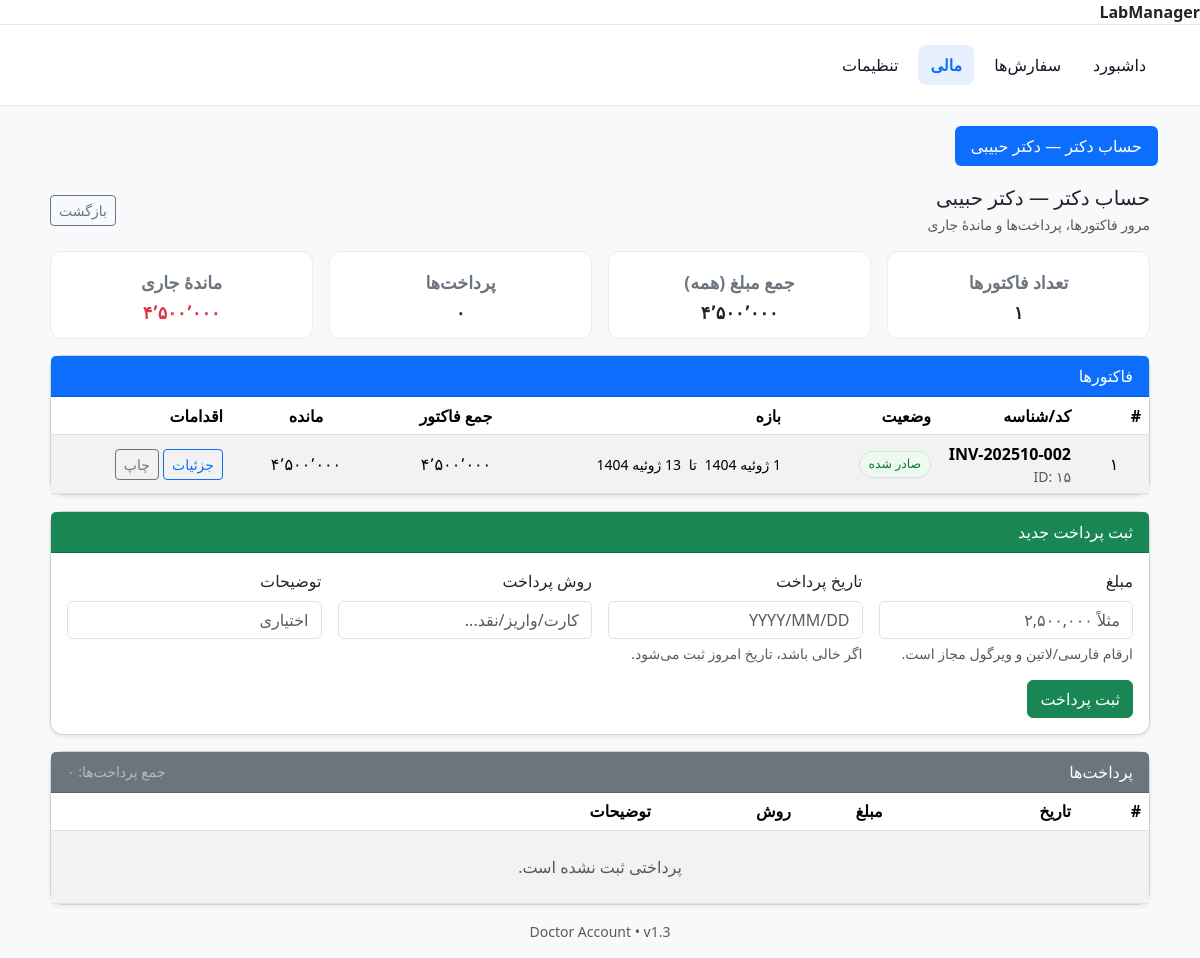
The app's page /billing/doctor/5/account/ (signed in) with its own data.
### core/models.py (models this page shows, shortened)
class Doctor(models.Model):
    name   = models.CharField(max_length=120, unique=True, verbose_name="نام دکتر/مطب")
    clinic = models.CharField(max_length=150, blank=True, verbose_name="کلینیک/آدرس کوتاه")
    phone  = models.CharField(max_length=50, blank=True, verbose_name="تلفن")
    code   = models.CharField(max_length=30, blank=True, verbose_name="کد داخلی/ارجاع")
    created_at = models.DateTimeField(auto_now_add=True)
    updated_at = models.DateTimeField(auto_now=True)
    class Meta:
        verbose_name = "دکتر"
        verbose_name_plural = "دکترها"
        ordering = ["name"]

### billing/models.py (models this page shows, shortened)
class Invoice(models.Model):
    class Status(models.TextChoices):
        DRAFT   = 'draft',   'Draft'
        ISSUED  = 'issued',  'Issued'
        PARTIAL = 'partial', 'Partial Paid'
        PAID    = 'paid',    'Paid'
    doctor = models.ForeignKey('core.Doctor', on_delete=models.PROTECT,
                               related_name='invoices', null=True, blank=True)
    code         = models.CharField(max_length=32, unique=True, blank=True)
    period_from  = models.DateField(null=True, blank=True)
    period_to    = models.DateField(null=True, blank=True)
    subtotal          = models.DecimalField(max_digits=14, decimal_places=2, default=Decimal('0.00'))
    previous_balance  = models.DecimalField(max_digits=14, decimal_places=2, default=Decimal('0.00'))
    payments_applied  = models.DecimalField(max_digits=14, decimal_places=2, default=Decimal('0.00'))
    grand_total       = models.DecimalField(max_digits=14, decimal_places=2, default=Decimal('0.00'))
    amount_due        = models.DecimalField(max_digits=14, decimal_places=2, default=Decimal('0.00'))
    status    = models.CharField(max_length=12, choices=Status.choices, default=Status.DRAFT)
    issued_at = models.DateTimeField(null=True, blank=True)
    notes     = models.TextField(blank=True)
    created_at = models.DateTimeField(auto_now_add=True)
    updated_at = models.DateTimeField(auto_now=True)
    class Meta:
        indexes = [
            models.Index(fields=['doctor']),
            models.Index(fields=['status']),
            models.Index(fields=['issued_at']),
        ]
        ordering = ['-issued_at', '-created_at']
    def recompute_totals(self):
        subtotal = self.lines.annotate(
            line_calc=ExpressionWrapper(
                F('unit_count') * F('unit_price'),
                output_field=DecimalField(max_digits=14, decimal_places=2)
            )
        ).aggregate(s=Coalesce(Sum('line_calc'), Decimal('0')))['s']
        grand_total = self.lines.aggregate(
            s=Coalesce(Sum('line_total'), Decimal('0'))
        )['s']
        self.subtotal = subtotal
        self.grand_total = grand_total
        self.amount_due = grand_total
        self.save(update_fields=['subtotal', 'grand_total', 'amount_due'])

### billing/views.py (the view)
# urls.py: path("doctor/<int:doctor_id>/account/", DoctorAccountView.as_view(), name="doctor_account"),  # مسیر اصلی
@method_decorator(login_required, name='dispatch')
class DoctorAccountView(View):
    def get(self, request: HttpRequest, doctor_id: int) -> HttpResponse:
        from core.models import Doctor
        from billing.models import Invoice
        try:
            from billing.models import DoctorPayment
        except Exception:
            DoctorPayment = None  # اگر مدل هنوز ساخته نشده
        doctor = get_object_or_404(Doctor, pk=doctor_id)
        invoices_qs = (
            Invoice.objects
            .filter(doctor=doctor)
            .prefetch_related('lines')
            .order_by('-issued_at', '-id')
        )
        invoices = list(invoices_qs)
        total_amount_all = Decimal('0')
        issued_val = getattr(Invoice.Status, 'ISSUED', 'issued')
        total_amount_issued = Decimal('0')
        amount_due_issued = Decimal('0')
        for inv in invoices:
            try:
                inv.recompute_totals()
            except Exception:
                pass
            d = _compute_display_totals(inv)
            inv.total_amount = d['total_amount']
            inv.amount_due   = d['amount_due']
            total_amount_all += d['total_amount']
            if inv.status == issued_val:
                total_amount_issued += d['total_amount']
                amount_due_issued   += d['amount_due']
        payments = []
        total_paid = Decimal('0')
        if DoctorPayment:
            payments = list(
                DoctorPayment.objects.filter(doctor=doctor).order_by('-date', '-id')
            )
            total_paid = DoctorPayment.objects.filter(doctor=doctor).aggregate(
                s=Coalesce(Sum('amount'), Decimal('0'))
            )['s'] or Decimal('0')
        running_balance = amount_due_issued
        context = {
            "doctor": doctor,
            "invoices": invoices,
            "payments": payments,
            "invoice_count": len(invoices),
            "total_amount_all": total_amount_all,
            "total_paid": total_paid,
            "running_balance": running_balance,
        }
        return render(request, "billing/doctor_account.html", context)

### billing/views.py (called while the page is built)
def _alloc_field_name():
    try:
        from billing.models import PaymentAllocation
        names = {f.name for f in PaymentAllocation._meta.get_fields()}
        if 'amount' in names:
            return 'amount'
        if 'amount_allocated' in names:
            return 'amount_allocated'
    except Exception:
        pass
    return None

### core/templatetags/num_extras.py (called while the page is built)
def _normalize_num(value) -> str:
    if value is None:
        return ""
    return str(value).strip().translate(TRANS)

@register.filter(name="commas")
def commas(value):
    s = _normalize_num(value)
    if s == "":
        return ""
    try:
        n_int = int(Decimal(s))
        return f"{n_int:,}"
    except (InvalidOperation, ValueError, TypeError):
        return value

@register.filter(name="commas_fa")
def commas_fa(value):
    res = commas(value)
    try:
        return str(res).replace(",", "٬")
    except Exception:
        return res

@register.filter(name="digits_fa")
def digits_fa(value):
    if value is None:
        return ""
    return str(value).translate(FA_DIGITS)

@register.filter(name="money_fa")
def money_fa(value):
    return digits_fa(commas_fa(value))

@register.filter(name="int_fa")
def int_fa(value):
    try:
        n = int(Decimal(_normalize_num(value)))
        return f"{n:,}".replace(",", "٬").translate(FA_DIGITS)
    except Exception:
        return digits_fa(value)

### billing/templates/billing/doctor_account.html (shortened to what this page needs)
{% extends "base_user_panel.html" %}
{% load static %}
{% load jalali_tags %}
{% load num_extras %}
{% block head_extra %}
  <link href="https://cdn.jsdelivr.net/npm/bootstrap@5.3.2/dist/css/bootstrap.min.css" rel="stylesheet">
  <link rel="stylesheet" href="https://cdn.jsdelivr.net/npm/persian-datepicker@1.2.0/dist/css/persian-datepicker.min.css">
{% endblock %}
{% block subtabs %}
  <ul class="nav nav-pills mb-3">
    <li class="nav-item">
      <span class="nav-link active">حساب دکتر{% if doctor %} — {{ doctor.name }}{% endif %}</span>
    </li>
  </ul>
{% endblock %}
{% block content %}
<div class="container-narrow">
  <div class="page-head mb-3">
    <div>
      <h1 class="h5 mb-1">حساب دکتر{% if doctor %} — {{ doctor.name }}{% endif %}</h1>
      <div class="small text-muted">مرور فاکتورها، پرداخت‌ها و ماندهٔ جاری</div>
    </div>
    <div>
      <a class="btn btn-outline-secondary btn-sm" href="javascript:history.back()">بازگشت</a>
    </div>
  </div>
  <div class="row g-3 mb-3">
    <div class="col-6 col-md-3">
      <div class="metric">
        <div class="k muted">تعداد فاکتورها</div>
        <div class="v k">{{ invoice_count|default:0|int_fa }}</div>
      </div>
    </div>
    <div class="col-6 col-md-3">
      <div class="metric">
        <div class="k muted">جمع مبلغ (همه)</div>
        <div class="v k">{{ total_amount_all|default:0|money_fa }}</div>
      </div>
    </div>
    <div class="col-6 col-md-3">
      <div class="metric">
        <div class="k muted">پرداخت‌ها</div>
        <div class="v k">{{ total_paid|default:0|money_fa }}</div>
      </div>
    </div>
    <div class="col-6 col-md-3">
      <div class="metric">
        <div class="k muted">ماندهٔ جاری</div>
        <div class="v k text-danger">{{ running_balance|default:0|money_fa }}</div>
      </div>
    </div>
  </div>
  <div class="card shadow-sm mb-3">
    <div class="card-header bg-primary text-white py-2">فاکتورها</div>
    <div class="card-body p-0">
      <div class="table-responsive">
        <table class="table table-sm table-striped align-middle mb-0">
          <thead>
            <tr>
              <th style="width:70px">#</th>
              <th style="width:140px">کد/شناسه</th>
              <th style="width:150px">وضعیت</th>
              <th>بازه</th>
              <th class="num" style="width:150px">جمع فاکتور</th>
              <th class="num" style="width:150px">مانده</th>
              <th style="width:180px">اقدامات</th>
            </tr>
          </thead>
          <tbody>
            {% if invoices %}
              {% for inv in invoices %}
                <tr>
                  <td class="num">{{ forloop.counter|int_fa }}</td>
                  <td>
                    {% if inv.code %}<strong>{{ inv.code }}</strong>{% else %}—{% endif %}
                    <div class="small text-muted">ID: {{ inv.id|int_fa }}</div>
                  </td>
                  <td>
                    {% if inv.status == 'draft' %}
                      <span class="status-chip status-draft">پیش‌نویس</span>
                    {% elif inv.status == 'issued' %}
                      <span class="status-chip status-issued">صادر شده</span>
                    {% else %}
                      <span class="badge bg-secondary-subtle text-secondary-emphasis">{{ inv.status }}</span>
                    {% endif %}
                  </td>
                  <td class="small">
                    <span class="mx-1">تا</span>
                    {% if inv.period_to %}{{ inv.period_to|to_jalali:"%Y/%m/%d" }}{% else %}—{% endif %}
                  </td>
                  <td class="num">{{ inv.total_amount|default:0|money_fa }}</td>
                  <td class="num">{{ inv.amount_due|default:0|money_fa }}</td>
                  <td class="actions">
                    <a class="btn btn-outline-primary btn-sm" href="/billing/invoices/{{ inv.id }}/">جزئیات</a>
                    <a class="btn btn-outline-secondary btn-sm" href="/billing/invoices/{{ inv.id }}/print/" target="_blank">چاپ</a>
                  </td>
                </tr>
              {% endfor %}
            {% else %}
              <tr><td colspan="7" class="text-center text-muted py-4">فاکتوری ثبت نشده است.</td></tr>
            {% endif %}
          </tbody>
        </table>
      </div>
    </div>
  </div>
  <div class="card shadow-sm mb-3">
    <div class="card-header bg-success text-white py-2">ثبت پرداخت جدید</div>
    <div class="card-body">
      <form method="post" action="/billing/doctor/{{ doctor.id }}/payments/create/" class="row g-3" id="paymentForm">
        <div class="col-md-3">
          <label class="form-label">مبلغ</label>
          <input type="text" name="amount" class="form-control" placeholder="مثلاً ۲,۵۰۰,۰۰۰" required>
          <div class="form-text">ارقام فارسی/لاتین و ویرگول مجاز است.</div>
        </div>
        <div class="col-md-3">
          <label class="form-label">تاریخ پرداخت</label>
          <input type="text" id="pay_date" class="form-control" placeholder="YYYY/MM/DD" autocomplete="off">
          <div class="form-text">اگر خالی باشد، تاریخ امروز ثبت می‌شود.</div>
        </div>
        <div class="col-md-3">
          <label class="form-label">روش پرداخت</label>
          <input type="text" name="method" class="form-control" placeholder="کارت/واریز/نقد...">
        </div>
        <div class="col-md-3">
          <label class="form-label">توضیحات</label>
          <input type="text" name="note" class="form-control" placeholder="اختیاری">
        </div>
        <div class="col-12 text-end">
          <button type="submit" class="btn btn-success">ثبت پرداخت</button>
        </div>
      </form>
    </div>
  </div>
  <div class="card shadow-sm">
    <div class="card-header bg-secondary text-white py-2 d-flex justify-content-between align-items-center">
      <span>پرداخت‌ها</span>
      <small class="text-white-50">جمع پرداخت‌ها: {{ total_paid|default:0|money_fa }}</small>
    </div>
    <div class="card-body p-0">
      <div class="table-responsive">
        <table class="table table-sm table-striped align-middle mb-0">
          <thead>
            <tr>
              <th style="width:70px">#</th>
              <th style="width:140px">تاریخ</th>
              <th class="num" style="width:140px">مبلغ</th>
              <th style="width:140px">روش</th>
              <th>توضیحات</th>
            </tr>
          </thead>
          <tbody>
            {% if payments %}
              {% for p in payments %}
                <tr>
                  <td class="num">{{ forloop.counter|int_fa }}</td>
                  <td class="pdate" data-gdate="{{ p.date|date:'Y-m-d' }}"></td>
                  <td class="num">{{ p.amount|default:0|money_fa }}</td>
                  <td>{% if p.method %}{{ p.method }}{% else %}—{% endif %}</td>
                  <td class="small">{{ p.note|default:"—" }}</td>
                </tr>
              {% endfor %}
            {% else %}
              <tr><td colspan="5" class="text-center text-muted py-4">پرداختی ثبت نشده است.</td></tr>
            {% endif %}
          </tbody>
        </table>
      </div>
    </div>
  </div>
  <div class="text-center text-muted small mt-3">Doctor Account • v1.3</div>
</div>
{% endblock %}

### templates/base_user_panel.html (style rules this page uses)
:root { --c-border:#e5e7eb;--c-bg:#fff;--c-muted:#6b7280;--c-active:#0d6efd; }
body { margin:0;background:#f8fafc;font-family:system-ui,-apple-system,Segoe UI,Roboto,"Noto Sans",Tahoma; }
.nav { display:flex;gap:.5rem;list-style:none;margin:0;padding:.25rem 0; }
.card { background:var(--c-bg);border:1px solid var(--c-border);border-radius:.75rem; }
.card-body { padding:1rem; }
.small { font-size:.875rem;color:var(--c-muted); }

### billing/templates/billing/doctor_account.html (style rules this page uses)
body { background:#f8f9fa; }
.container-narrow { max-width: 1100px; margin-inline:auto; }
.page-head { display:flex; align-items:center; justify-content:space-between; gap:1rem; }
.card { border-radius: .8rem; }
.metric { text-align:center; padding:.8rem .6rem; border-radius:.7rem; background:#fff; border:1px solid #e9ecef; }
.metric .k { font-weight:800; font-size:1.1rem; margin-top:.25rem; }
.metric .v { font-variant-numeric: tabular-nums; }
.table-sm th, .table-sm td { padding:.4rem .5rem; }
.num { text-align:center; font-variant-numeric: tabular-nums; }
.muted { color:#6c757d; }
.status-chip { display:inline-flex; align-items:center; gap:.35rem; padding:.18rem .55rem; border-radius:9999px; font-size:.78rem; border:1px solid transparent; white-space:nowrap; }
.status-issued { background:#eef9f1; color:#0f7a2e; border-color:#cbead6; }
.actions a { text-decoration:none; }

### records on screen
Doctor: name "دکتر حبیبی"
Invoice: code "INV-202510-002", id "۱۵", status "صادر شده", period_to|to_jalali "13 ژوئیه 1404", total_amount "۴٬۵۰۰٬۰۰۰", amount_due "۴٬۵۰۰٬۰۰۰"

### other values on screen
{{ lab_profile.name|default:"LabManager" }} "LabManager"
{{ invoice_count|default:0|int_fa }} "۱"
{{ total_amount_all|default:0|money_fa }} "۴٬۵۰۰٬۰۰۰"
{{ total_paid|default:0|money_fa }} "۰"
{{ running_balance|default:0|money_fa }} "۴٬۵۰۰٬۰۰۰"
